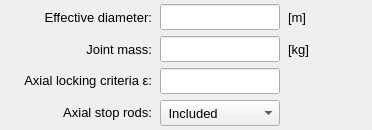
    <widget class="QFrame" name="frame_top_inputs">
     <property name="minimumSize">
      <size>
       <width>0</width>
       <height>0</height>
      </size>
     </property>
     <property name="maximumSize">
      <size>
       <width>451</width>
       <height>574</height>
      </size>
     </property>
     <property name="frameShape">
      <enum>QFrame::NoFrame</enum>
     </property>
     <property name="frameShadow">
      <enum>QFrame::Raised</enum>
     </property>
     <layout class="QGridLayout" name="gridLayout_12">
      <property name="leftMargin">
       <number>4</number>
      </property>
      <property name="topMargin">
       <number>4</number>
      </property>
      <property name="rightMargin">
       <number>4</number>
      </property>
      <property name="bottomMargin">
       <number>4</number>
      </property>
      <property name="horizontalSpacing">
       <number>8</number>
      </property>
      <property name="verticalSpacing">
       <number>6</number>
      </property>
      <item row="1" column="1">
       <widget class="QLineEdit" name="lineEdit_joint_mass">
        <property name="enabled">
         <bool>true</bool>
        </property>
        <property name="minimumSize">
         <size>
          <width>120</width>
          <height>26</height>
         </size>
        </property>
        <property name="maximumSize">
         <size>
          <width>120</width>
          <height>26</height>
         </size>
        </property>
        <property name="sizeIncrement">
         <size>
          <width>0</width>
          <height>0</height>
         </size>
        </property>
        <property name="font">
         <font>
          <pointsize>10</pointsize>
          <weight>50</weight>
          <italic>false</italic>
          <bold>false</bold>
         </font>
        </property>
        <property name="focusPolicy">
         <enum>Qt::StrongFocus</enum>
        </property>
        <property name="styleSheet">
         <string notr="true"/>
        </property>
        <property name="text">
         <string/>
        </property>
        <property name="alignment">
         <set>Qt::AlignCenter</set>
        </property>
       </widget>
      </item>
      <item row="2" column="0">
       <widget class="QLabel" name="label_axial_lock_criteria">
        <property name="enabled">
         <bool>true</bool>
        </property>
        <property name="minimumSize">
         <size>
          <width>148</width>
          <height>26</height>
         </size>
        </property>
        <property name="maximumSize">
         <size>
          <width>148</width>
          <height>26</height>
         </size>
        </property>
        <property name="font">
         <font>
          <pointsize>10</pointsize>
          <weight>50</weight>
          <italic>false</italic>
          <bold>false</bold>
         </font>
        </property>
        <property name="mouseTracking">
         <bool>true</bool>
        </property>
        <property name="text">
         <string>&lt;html&gt;&lt;head/&gt;&lt;body&gt;&lt;p align=&quot;right&quot;&gt;&lt;span style=&quot; font-weight:400; font-style:normal;&quot;&gt;Axial locking criteria ε:&lt;/span&gt;&lt;/p&gt;&lt;/body&gt;&lt;/html&gt;</string>
        </property>
        <property name="alignment">
         <set>Qt::AlignCenter</set>
        </property>
       </widget>
      </item>
      <item row="1" column="2">
       <widget class="QLabel" name="label_111">
        <property name="enabled">
         <bool>true</bool>
        </property>
        <property name="minimumSize">
         <size>
          <width>80</width>
          <height>26</height>
         </size>
        </property>
        <property name="maximumSize">
         <size>
          <width>100</width>
          <height>26</height>
         </size>
        </property>
        <property name="font">
         <font>
          <pointsize>10</pointsize>
          <weight>50</weight>
          <italic>false</italic>
          <bold>false</bold>
         </font>
        </property>
        <property name="mouseTracking">
         <bool>true</bool>
        </property>
        <property name="text">
         <string>[kg]</string>
        </property>
        <property name="alignment">
         <set>Qt::AlignLeading|Qt::AlignLeft|Qt::AlignVCenter</set>
        </property>
       </widget>
      </item>
      <item row="1" column="0">
       <widget class="QLabel" name="label_102">
        <property name="enabled">
         <bool>true</bool>
        </property>
        <property name="minimumSize">
         <size>
          <width>148</width>
          <height>26</height>
         </size>
        </property>
        <property name="maximumSize">
         <size>
          <width>148</width>
          <height>26</height>
         </size>
        </property>
        <property name="font">
         <font>
          <pointsize>10</pointsize>
          <weight>50</weight>
          <italic>false</italic>
          <bold>false</bold>
         </font>
        </property>
        <property name="mouseTracking">
         <bool>true</bool>
        </property>
        <property name="text">
         <string>Joint mass:</string>
        </property>
        <property name="alignment">
         <set>Qt::AlignRight|Qt::AlignTrailing|Qt::AlignVCenter</set>
        </property>
       </widget>
      </item>
      <item row="3" column="1">
       <widget class="QComboBox" name="comboBox_axial_stop_rod">
        <property name="minimumSize">
         <size>
          <width>120</width>
          <height>26</height>
         </size>
        </property>
        <property name="maximumSize">
         <size>
          <width>120</width>
          <height>26</height>
         </size>
        </property>
        <property name="font">
         <font>
          <pointsize>10</pointsize>
          <weight>50</weight>
          <italic>false</italic>
          <bold>false</bold>
         </font>
        </property>
        <property name="currentIndex">
         <number>1</number>
        </property>
        <item>
         <property name="text">
          <string> Not included</string>
         </property>
        </item>
        <item>
         <property name="text">
          <string> Included</string>
         </property>
        </item>
       </widget>
      </item>
      <item row="2" column="1">
       <widget class="QLineEdit" name="lineEdit_axial_locking_criteria">
        <property name="enabled">
         <bool>true</bool>
        </property>
        <property name="minimumSize">
         <size>
          <width>120</width>
          <height>26</height>
         </size>
        </property>
        <property name="maximumSize">
         <size>
          <width>120</width>
          <height>26</height>
         </size>
        </property>
        <property name="sizeIncrement">
         <size>
          <width>0</width>
          <height>26</height>
         </size>
        </property>
        <property name="font">
         <font>
          <pointsize>10</pointsize>
          <weight>50</weight>
          <italic>false</italic>
          <bold>false</bold>
         </font>
        </property>
        <property name="focusPolicy">
         <enum>Qt::StrongFocus</enum>
        </property>
        <property name="styleSheet">
         <string notr="true"/>
        </property>
        <property name="text">
         <string/>
        </property>
        <property name="alignment">
         <set>Qt::AlignCenter</set>
        </property>
       </widget>
      </item>
      <item row="3" column="0">
       <widget class="QLabel" name="label_109">
        <property name="enabled">
         <bool>true</bool>
        </property>
        <property name="minimumSize">
         <size>
          <width>148</width>
          <height>26</height>
         </size>
        </property>
        <property name="maximumSize">
         <size>
          <width>148</width>
          <height>26</height>
         </size>
        </property>
        <property name="font">
         <font>
          <pointsize>10</pointsize>
          <weight>50</weight>
          <italic>false</italic>
          <bold>false</bold>
         </font>
        </property>
        <property name="mouseTracking">
         <bool>true</bool>
        </property>
        <property name="text">
         <string>&lt;html&gt;&lt;head/&gt;&lt;body&gt;&lt;p align=&quot;right&quot;&gt;Axial stop rods:&lt;/p&gt;&lt;/body&gt;&lt;/html&gt;</string>
        </property>
        <property name="alignment">
         <set>Qt::AlignCenter</set>
        </property>
       </widget>
      </item>
      <item row="0" column="1">
       <widget class="QLineEdit" name="lineEdit_effective_diameter">
        <property name="enabled">
         <bool>true</bool>
        </property>
        <property name="minimumSize">
         <size>
          <width>120</width>
          <height>26</height>
         </size>
        </property>
        <property name="maximumSize">
         <size>
          <width>120</width>
          <height>26</height>
         </size>
        </property>
        <property name="sizeIncrement">
         <size>
          <width>0</width>
          <height>0</height>
         </size>
        </property>
        <property name="font">
         <font>
          <pointsize>10</pointsize>
          <weight>50</weight>
          <italic>false</italic>
          <bold>false</bold>
         </font>
        </property>
        <property name="focusPolicy">
         <enum>Qt::StrongFocus</enum>
        </property>
        <property name="styleSheet">
         <string notr="true"/>
        </property>
        <property name="text">
         <string/>
        </property>
        <property name="alignment">
         <set>Qt::AlignCenter</set>
        </property>
       </widget>
      </item>
      <item row="0" column="2">
       <widget class="QLabel" name="label_107">
        <property name="enabled">
         <bool>true</bool>
        </property>
        <property name="minimumSize">
         <size>
          <width>80</width>
          <height>26</height>
         </size>
        </property>
        <property name="maximumSize">
         <size>
          <width>100</width>
          <height>26</height>
         </size>
        </property>
        <property name="font">
         <font>
          <pointsize>10</pointsize>
          <weight>50</weight>
          <italic>false</italic>
          <bold>false</bold>
         </font>
        </property>
        <property name="mouseTracking">
         <bool>true</bool>
        </property>
        <property name="text">
         <string>[m]</string>
        </property>
        <property name="alignment">
         <set>Qt::AlignLeading|Qt::AlignLeft|Qt::AlignVCenter</set>
        </property>
       </widget>
      </item>
      <item row="0" column="0">
       <widget class="QLabel" name="label_103">
        <property name="enabled">
         <bool>true</bool>
        </property>
        <property name="minimumSize">
         <size>
          <width>148</width>
          <height>26</height>
         </size>
        </property>
        <property name="maximumSize">
         <size>
          <width>148</width>
          <height>26</height>
         </size>
        </property>
        <property name="font">
         <font>
          <pointsize>10</pointsize>
          <weight>50</weight>
          <italic>false</italic>
          <bold>false</bold>
         </font>
        </property>
        <property name="mouseTracking">
         <bool>true</bool>
        </property>
        <property name="text">
         <string>Effective diameter:</string>
        </property>
        <property name="alignment">
         <set>Qt::AlignRight|Qt::AlignTrailing|Qt::AlignVCenter</set>
        </property>
       </widget>
      </item>
     </layout>
    </widget>
